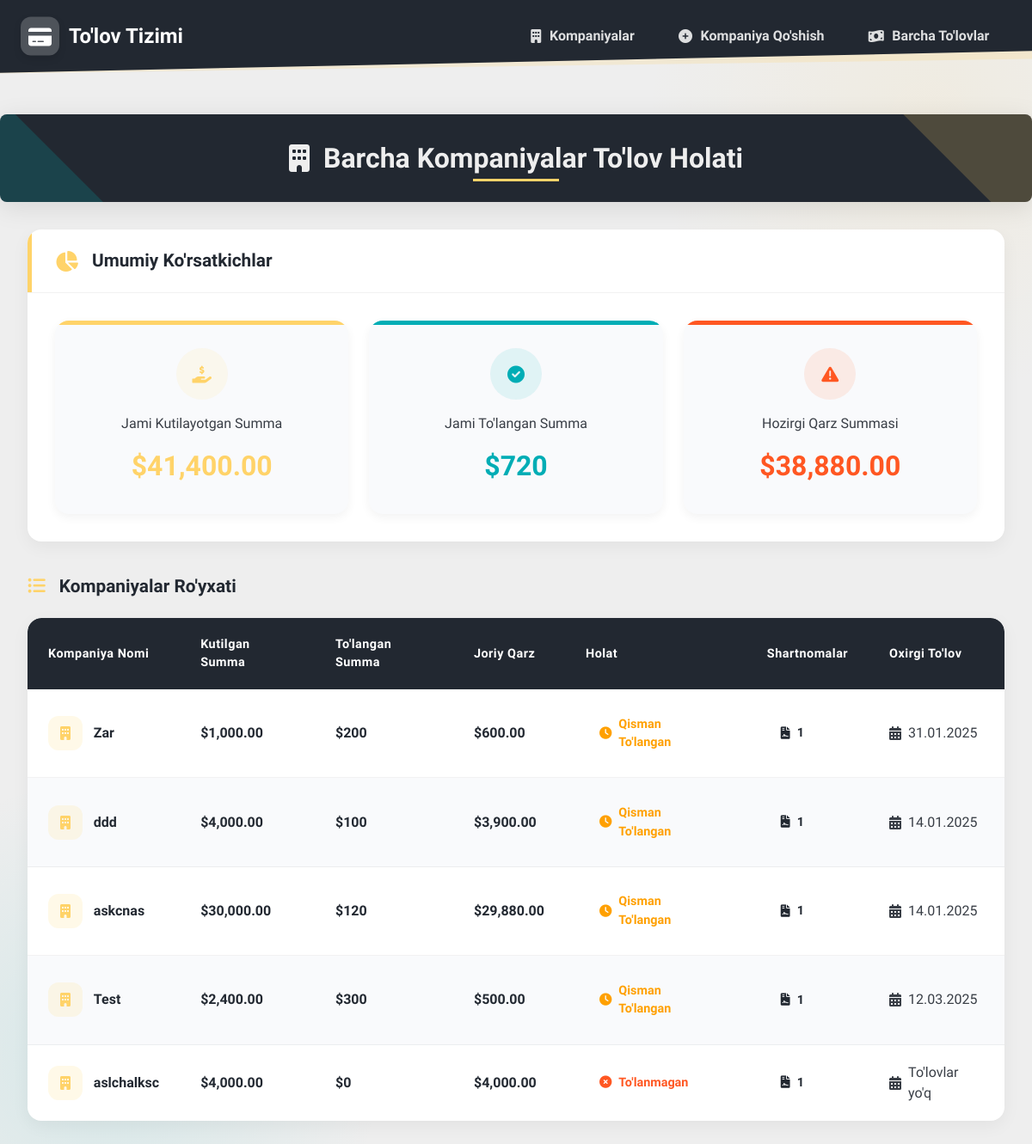
/all-companies-payments/, run on an earlier commit of the app's database.
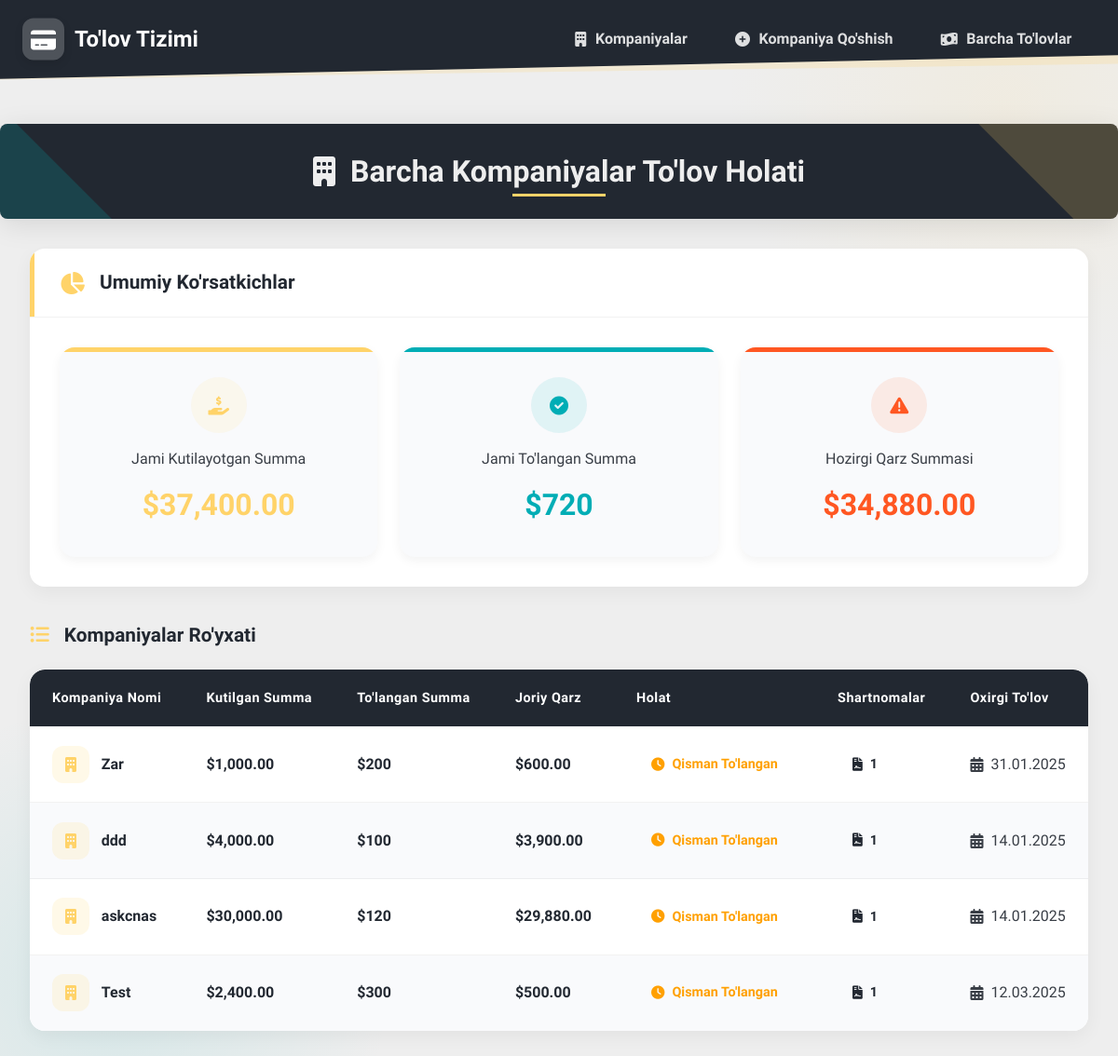
And on a later commit of the database.
### dbr_payment/models.py (models this page shows, shortened)
class Company(models.Model):
    name = models.CharField(max_length=200)
    email = models.EmailField()
    contact_number = models.CharField(max_length=20)
    address = models.TextField()
    telegram_chat_id = models.CharField(
        max_length=100,
        blank=True,
        null=True,
        verbose_name="Telegram Chat ID"
    )
    created_at = models.DateTimeField(auto_now_add=True)
    class Meta:
        verbose_name_plural = "Companies"

class Payment(models.Model):
    PAYMENT_STATUS = [
        ('PENDING', 'Pending'),
        ('COMPLETED', 'Completed'),
        ('PARTIAL', 'Partially Paid'),
        ('UNPAID', 'Unpaid'),
        ('OVERDUE', 'Overdue'),
    ]
    company = models.ForeignKey(Company, on_delete=models.CASCADE, related_name='payments')
    arrangement = models.ForeignKey(PaymentArrangement, on_delete=models.CASCADE, related_name='payments')
    payment_date = models.DateField()
    amount_paid = models.DecimalField(max_digits=10, decimal_places=2, validators=[MinValueValidator(0)])
    status = models.CharField(max_length=20, choices=PAYMENT_STATUS, default='PENDING')
    payment_method = models.CharField(max_length=50)
    month_number = models.PositiveIntegerField()
    notes = models.TextField(blank=True)
    created_at = models.DateTimeField(auto_now_add=True)
    updated_at = models.DateTimeField(auto_now=True)
    class Meta:
        ordering = ['arrangement', 'month_number']

### dbr_payment/views.py (the view)
# urls.py: path('all-companies-payments/', views.all_companies_payments, name='all-companies-payments'),
def all_companies_payments(request):
    companies = Company.objects.filter(arrangements__is_active=True).distinct()
    company_payment_data = []
    today = datetime.date.today()
    current_month = today.month
    current_year = today.year
    for company in companies:
        arrangements = company.arrangements.filter(is_active=True)
        total_expected = Decimal('0')
        total_paid = Decimal('0')
        current_due = Decimal('0')
        for arrangement in arrangements:
            first_arrangement_month = arrangement.start_date.month
            first_arrangement_year = arrangement.start_date.year
            for month in range(1, arrangement.number_of_months + 1):
                target_month = arrangement.start_date.month + (month - 1)
                target_year = arrangement.start_date.year + (target_month - 1) // 12
                actual_month = ((target_month - 1) % 12) + 1
                is_past_or_current = (
                        target_year < current_year or
                        (target_year == current_year and actual_month <= current_month)
                )
                payments_this_month = company.payments.filter(
                    arrangement=arrangement,
                    month_number=month
                )
                total_paid_this_month = payments_this_month.aggregate(
                    total=Sum('amount_paid')
                )['total'] or Decimal('0')
                monthly_due = arrangement.monthly_amount
                remaining_in_month = monthly_due - total_paid_this_month
                total_expected += monthly_due
                total_paid += total_paid_this_month
                if is_past_or_current:
                    current_due += remaining_in_month
        if current_due == 0:
            payment_status = 'PAID'
        elif total_paid == 0:
            payment_status = 'UNPAID'
        else:
            payment_status = 'PARTIALLY_PAID'
        company_payment_data.append({
            'company': company,
            'total_expected': total_expected,
            'total_paid': total_paid,
            'current_due': current_due,
            'payment_status': payment_status,
            'arrangements_count': arrangements.count(),
            'last_payment_date': company.payments.order_by(
                '-payment_date').first().payment_date if company.payments.exists() else None
        })
    grand_total_expected = sum(data['total_expected'] for data in company_payment_data)
    grand_total_paid = sum(data['total_paid'] for data in company_payment_data)
    grand_total_due = sum(data['current_due'] for data in company_payment_data)
    context = {
        'company_payment_data': company_payment_data,
        'grand_total_expected': grand_total_expected,
        'grand_total_paid': grand_total_paid,
        'grand_total_due': grand_total_due,
    }
    return render(request, 'payments/all_companies_payments.html', context)

### templates/payments/all_companies_payments.html (shortened to what the changed rows need)
{% extends 'payments/base4.html' %}
{% load humanize %}
{% block content %}
    <div class="page-header">
        <h1>
            <i class="fas fa-building" aria-hidden="true"></i>
            Barcha Kompaniyalar To'lov Holati
        </h1>
    </div>
    <div class="summary-container">
        <div class="summary-wrapper">
            <div class="summary-header">
                <h2>Umumiy Ko'rsatkichlar</h2>
            </div>
            <div class="summary-grid">
                <div class="summary-item grand-total">
                    <div class="summary-icon">
                        <i class="fas fa-hand-holding-usd fa-lg"></i>
                    </div>
                    <div class="summary-label">Jami Kutilayotgan Summa</div>
                    <div class="summary-value">${{ grand_total_expected|intcomma }}</div>
                </div>
                <div class="summary-item total-due">
                    <div class="summary-icon">
                        <i class="fas fa-exclamation-triangle fa-lg"></i>
                    </div>
                    <div class="summary-label">Hozirgi Qarz Summasi</div>
                    <div class="summary-value">${{ grand_total_due|intcomma }}</div>
                </div>
            </div>
        </div>
    </div>
    <div class="companies-container">
        <div class="companies-header">
            <h2>Kompaniyalar Ro'yxati</h2>
        </div>
        <div class="companies-table-container">
            <table class="companies-table">
                <thead>
                    <tr>
                        <th>Kompaniya Nomi</th>
                        <th>Kutilgan Summa</th>
                        <th>To'langan Summa</th>
                        <th>Joriy Qarz</th>
                        <th>Holat</th>
                        <th>Shartnomalar</th>
                        <th>Oxirgi To'lov</th>
                    </tr>
                </thead>
                <tbody>
                    {% for data in company_payment_data %}
                    <tr>
                        <td>
                            <a href="{% url 'payments:company-monthly-payments' data.company.pk %}" class="company-link">
                                <span class="company-icon">
                                    <i class="fas fa-building"></i>
                                </span>
                                {{ data.company.name }}
                            </a>
                        </td>
                        <td class="amount-column">${{ data.total_expected|intcomma }}</td>
                        <td class="amount-column">${{ data.total_paid|intcomma }}</td>
                        <td class="amount-column">${{ data.current_due|intcomma }}</td>
                        <td>
                            <span class="status-badge {% if data.payment_status == 'UNPAID' %}status-unpaid{% elif data.payment_status == 'PARTIALLY_PAID' %}status-partial{% else %}status-paid{% endif %}">
                                <i class="fas {% if data.payment_status == 'UNPAID' %}fa-times-circle{% elif data.payment_status == 'PARTIALLY_PAID' %}fa-clock{% else %}fa-check-circle{% endif %}"></i>
                                {% if data.payment_status == 'UNPAID' %}
                                    To'lanmagan
                                {% elif data.payment_status == 'PARTIALLY_PAID' %}
                                    Qisman To'langan
                                {% else %}
                                    To'langan
                                {% endif %}
                            </span>
                        </td>
                        <td>
                            <span class="arrangement-count">
                                <i class="fas fa-file-contract"></i>
                                {{ data.arrangements_count }}
                            </span>
                        </td>
                        <td>
                            <span class="last-payment">
                                <i class="fas fa-calendar-alt"></i>
                                {% if data.last_payment_date %}
                                    {{ data.last_payment_date|date:"d.m.Y" }}
                                {% else %}
                                    To'lovlar yo'q
                                {% endif %}
                            </span>
                        </td>
                    </tr>
                    {% endfor %}
                </tbody>
            </table>
        </div>
    </div>
{% endblock %}

What changed in the data, as far as the page shows it:
removed Company: company.name "aslchalksc", total_expected "4,000.00", total_paid "0", current_due "4,000.00", shows "To'lanmagan", arrangements_count "1", shows "To'lovlar yo'q"
Also different on the page:
{{ grand_total_expected|intcomma }}: "41,400.00" → "37,400.00"
{{ grand_total_due|intcomma }}: "38,880.00" → "34,880.00"
